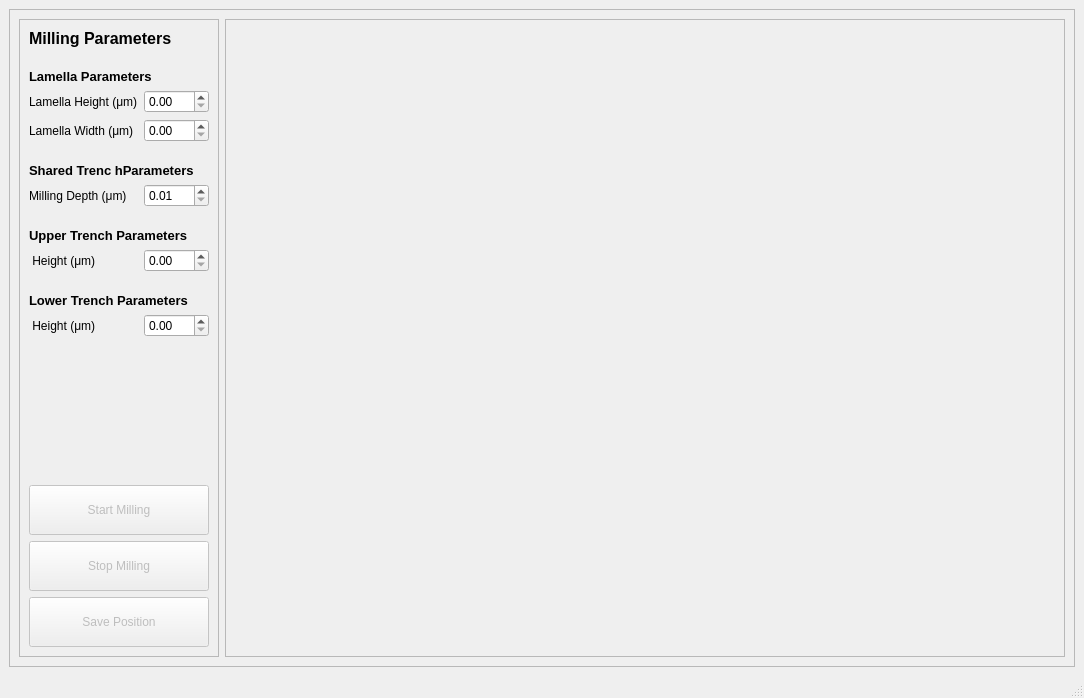
<?xml version="1.0" encoding="UTF-8"?>
<ui version="4.0">
 <class>MillingWindow</class>
 <widget class="QMainWindow" name="MillingWindow">
  <property name="geometry">
   <rect>
    <x>0</x>
    <y>0</y>
    <width>1084</width>
    <height>698</height>
   </rect>
  </property>
  <property name="windowTitle">
   <string>Milling Window</string>
  </property>
  <widget class="QWidget" name="centralwidget">
   <layout class="QGridLayout" name="gridLayout">
    <item row="0" column="0">
     <widget class="QFrame" name="frame_main">
      <property name="frameShape">
       <enum>QFrame::StyledPanel</enum>
      </property>
      <property name="frameShadow">
       <enum>QFrame::Raised</enum>
      </property>
      <layout class="QGridLayout" name="gridLayout_2">
       <item row="0" column="0" rowspan="2">
        <widget class="QFrame" name="frame_parameters">
         <property name="maximumSize">
          <size>
           <width>200</width>
           <height>16777215</height>
          </size>
         </property>
         <property name="frameShape">
          <enum>QFrame::StyledPanel</enum>
         </property>
         <property name="frameShadow">
          <enum>QFrame::Raised</enum>
         </property>
         <layout class="QGridLayout" name="gridLayout_4">
          <property name="verticalSpacing">
           <number>6</number>
          </property>
          <item row="25" column="0" colspan="2">
           <widget class="QPushButton" name="pushButton_save_position">
            <property name="enabled">
             <bool>false</bool>
            </property>
            <property name="minimumSize">
             <size>
              <width>0</width>
              <height>50</height>
             </size>
            </property>
            <property name="styleSheet">
             <string notr="true"/>
            </property>
            <property name="text">
             <string>Save Position</string>
            </property>
           </widget>
          </item>
          <item row="5" column="0">
           <widget class="QLabel" name="label_11">
            <property name="text">
             <string>Lamella Height (μm)</string>
            </property>
            <property name="alignment">
             <set>Qt::AlignLeading|Qt::AlignLeft|Qt::AlignVCenter</set>
            </property>
           </widget>
          </item>
          <item row="11" column="0" colspan="2">
           <spacer name="verticalSpacer_3">
            <property name="orientation">
             <enum>Qt::Vertical</enum>
            </property>
            <property name="sizeType">
             <enum>QSizePolicy::Minimum</enum>
            </property>
            <property name="sizeHint" stdset="0">
             <size>
              <width>20</width>
              <height>15</height>
             </size>
            </property>
           </spacer>
          </item>
          <item row="2" column="0" colspan="2">
           <widget class="QLabel" name="label_5">
            <property name="font">
             <font>
              <pointsize>10</pointsize>
              <weight>75</weight>
              <bold>true</bold>
             </font>
            </property>
            <property name="text">
             <string>Lamella Parameters</string>
            </property>
            <property name="alignment">
             <set>Qt::AlignLeading|Qt::AlignLeft|Qt::AlignVCenter</set>
            </property>
           </widget>
          </item>
          <item row="6" column="0">
           <widget class="QLabel" name="label_7">
            <property name="text">
             <string>Lamella Width (μm)</string>
            </property>
            <property name="alignment">
             <set>Qt::AlignLeading|Qt::AlignLeft|Qt::AlignVCenter</set>
            </property>
           </widget>
          </item>
          <item row="16" column="0" colspan="2">
           <spacer name="verticalSpacer_4">
            <property name="orientation">
             <enum>Qt::Vertical</enum>
            </property>
            <property name="sizeType">
             <enum>QSizePolicy::Minimum</enum>
            </property>
            <property name="sizeHint" stdset="0">
             <size>
              <width>20</width>
              <height>15</height>
             </size>
            </property>
           </spacer>
          </item>
          <item row="9" column="1">
           <widget class="QDoubleSpinBox" name="doubleSpinBox_milling_depth">
            <property name="minimum">
             <double>0.010000000000000</double>
            </property>
            <property name="maximum">
             <double>20.000000000000000</double>
            </property>
           </widget>
          </item>
          <item row="12" column="0" colspan="2">
           <widget class="QLabel" name="label_4">
            <property name="font">
             <font>
              <pointsize>10</pointsize>
              <weight>75</weight>
              <bold>true</bold>
             </font>
            </property>
            <property name="text">
             <string>Upper Trench Parameters</string>
            </property>
            <property name="alignment">
             <set>Qt::AlignLeading|Qt::AlignLeft|Qt::AlignVCenter</set>
            </property>
           </widget>
          </item>
          <item row="1" column="0" colspan="2">
           <spacer name="verticalSpacer_2">
            <property name="orientation">
             <enum>Qt::Vertical</enum>
            </property>
            <property name="sizeType">
             <enum>QSizePolicy::Minimum</enum>
            </property>
            <property name="sizeHint" stdset="0">
             <size>
              <width>20</width>
              <height>15</height>
             </size>
            </property>
           </spacer>
          </item>
          <item row="17" column="0" colspan="2">
           <widget class="QLabel" name="label_3">
            <property name="font">
             <font>
              <pointsize>10</pointsize>
              <weight>75</weight>
              <bold>true</bold>
             </font>
            </property>
            <property name="text">
             <string>Lower Trench Parameters</string>
            </property>
            <property name="alignment">
             <set>Qt::AlignLeading|Qt::AlignLeft|Qt::AlignVCenter</set>
            </property>
           </widget>
          </item>
          <item row="19" column="0">
           <widget class="QLabel" name="label_9">
            <property name="text">
             <string> Height (μm)</string>
            </property>
            <property name="alignment">
             <set>Qt::AlignLeading|Qt::AlignLeft|Qt::AlignVCenter</set>
            </property>
           </widget>
          </item>
          <item row="6" column="1">
           <widget class="QDoubleSpinBox" name="doubleSpinBox_lamella_width"/>
          </item>
          <item row="0" column="0" colspan="2">
           <widget class="QLabel" name="label_2">
            <property name="font">
             <font>
              <pointsize>12</pointsize>
              <weight>75</weight>
              <bold>true</bold>
             </font>
            </property>
            <property name="text">
             <string>Milling Parameters</string>
            </property>
           </widget>
          </item>
          <item row="13" column="1">
           <widget class="QDoubleSpinBox" name="doubleSpinBox_upper_height"/>
          </item>
          <item row="22" column="0" colspan="2">
           <spacer name="verticalSpacer">
            <property name="orientation">
             <enum>Qt::Vertical</enum>
            </property>
            <property name="sizeHint" stdset="0">
             <size>
              <width>20</width>
              <height>40</height>
             </size>
            </property>
           </spacer>
          </item>
          <item row="23" column="0" colspan="2">
           <widget class="QPushButton" name="pushButton_start_milling">
            <property name="enabled">
             <bool>false</bool>
            </property>
            <property name="minimumSize">
             <size>
              <width>0</width>
              <height>50</height>
             </size>
            </property>
            <property name="styleSheet">
             <string notr="true"/>
            </property>
            <property name="text">
             <string>Start Milling</string>
            </property>
           </widget>
          </item>
          <item row="13" column="0">
           <widget class="QLabel" name="label">
            <property name="text">
             <string> Height (μm)</string>
            </property>
            <property name="alignment">
             <set>Qt::AlignLeading|Qt::AlignLeft|Qt::AlignVCenter</set>
            </property>
           </widget>
          </item>
          <item row="19" column="1">
           <widget class="QDoubleSpinBox" name="doubleSpinBox_lower_height"/>
          </item>
          <item row="24" column="0" colspan="2">
           <widget class="QPushButton" name="pushButton_stop_milling">
            <property name="enabled">
             <bool>false</bool>
            </property>
            <property name="minimumSize">
             <size>
              <width>0</width>
              <height>50</height>
             </size>
            </property>
            <property name="styleSheet">
             <string notr="true"/>
            </property>
            <property name="text">
             <string>Stop Milling</string>
            </property>
           </widget>
          </item>
          <item row="9" column="0">
           <widget class="QLabel" name="label_10">
            <property name="text">
             <string>Milling Depth (μm)</string>
            </property>
            <property name="alignment">
             <set>Qt::AlignLeading|Qt::AlignLeft|Qt::AlignVCenter</set>
            </property>
           </widget>
          </item>
          <item row="8" column="0" colspan="2">
           <widget class="QLabel" name="label_6">
            <property name="font">
             <font>
              <pointsize>10</pointsize>
              <weight>75</weight>
              <bold>true</bold>
             </font>
            </property>
            <property name="text">
             <string>Shared Trenc hParameters</string>
            </property>
            <property name="alignment">
             <set>Qt::AlignLeading|Qt::AlignLeft|Qt::AlignVCenter</set>
            </property>
           </widget>
          </item>
          <item row="7" column="0" colspan="2">
           <spacer name="verticalSpacer_5">
            <property name="orientation">
             <enum>Qt::Vertical</enum>
            </property>
            <property name="sizeType">
             <enum>QSizePolicy::Minimum</enum>
            </property>
            <property name="sizeHint" stdset="0">
             <size>
              <width>20</width>
              <height>15</height>
             </size>
            </property>
           </spacer>
          </item>
          <item row="5" column="1">
           <widget class="QDoubleSpinBox" name="doubleSpinBox_lamella_height"/>
          </item>
         </layout>
        </widget>
       </item>
       <item row="0" column="1" rowspan="2">
        <widget class="QFrame" name="frame_image">
         <property name="maximumSize">
          <size>
           <width>1536</width>
           <height>1024</height>
          </size>
         </property>
         <property name="frameShape">
          <enum>QFrame::StyledPanel</enum>
         </property>
         <property name="frameShadow">
          <enum>QFrame::Raised</enum>
         </property>
         <layout class="QGridLayout" name="gridLayout_3">
          <item row="0" column="0">
           <widget class="QLabel" name="label_image">
            <property name="text">
             <string/>
            </property>
           </widget>
          </item>
         </layout>
        </widget>
       </item>
      </layout>
     </widget>
    </item>
   </layout>
  </widget>
  <widget class="QMenuBar" name="menubar">
   <property name="geometry">
    <rect>
     <x>0</x>
     <y>0</y>
     <width>1084</width>
     <height>21</height>
    </rect>
   </property>
  </widget>
  <widget class="QStatusBar" name="statusbar"/>
 </widget>
 <resources/>
 <connections/>
</ui>
